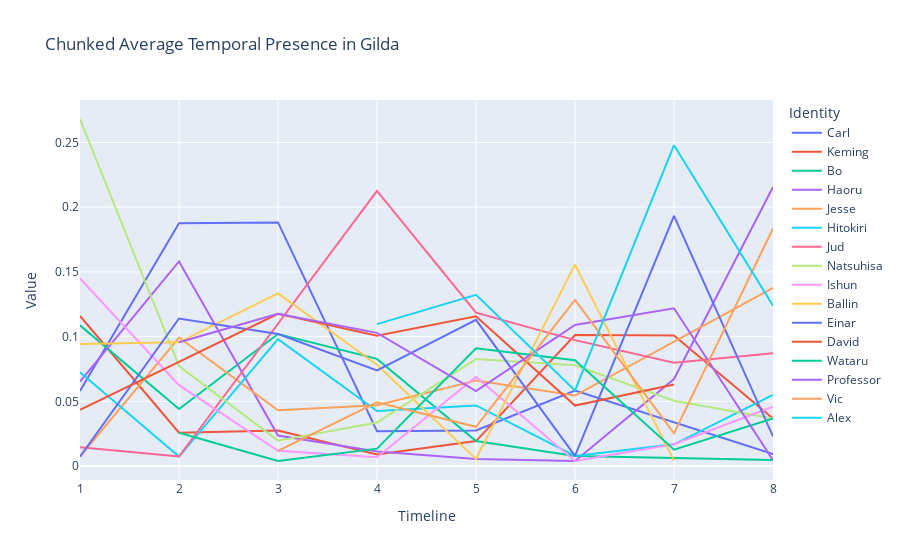

The code cell stored with this chart in its notebook:
### Markdown cell above
### CHUNKED PRESENCE

### Code cell
CHUNKING = 7

# User plotly to visualize something

import plotly.express as px
import pandas as pd

# Load all csv files in csv/
import glob
import os

csv_files = glob.glob("csv/*.csv")
# Convert all entries to structured data with attribute 0 as frame number, 1 as Face Box, and 5 as Identity
# Skip first two lines of each file
# Skip rows where Identity is N/A

USE_GENERAL_NAMES = True
USE_GENDER_NAMES = False

USE_AVERAGE = True

IGNORE_MINOR_CHARACTERS = True

FILM_FRAME_TOTALS = {
	"Cliff": 2097,
	"Our Village": 2377,
	"Diary of Nurse": 2297,
	"Sabrina": 2751,
	"The Man from Laramie": 2477,
	"Human Desire": 2200,
	"Chikamatsu Story": 2460,
	"Black River": 2552,
	"Duel in the Sun": 3207,
	"Gilda": 2652,
	"Jigoku Mon": 2151,
	"Kurutta Kajitsu": 2076,
	"Notorious": 2433,
	"Oklahoma": 3577,
	"Vikings": 2740,
	"Waves of Life": 2465
}

RIVALS = ["Keming", "Professor Yuan", "Haoru", "David", "Vic", "Carl", "Ishun", "Hitokiri Joe", "Natsuhisa", "Bo Kang", "Wataru", "Jud", "Alex Sebastian", "Ballin", "Einar", "Jesse"]
MALES = ["Zhanwu", "Fan Jun", "Changping", "Linus", "Will", "Jeff", "Mohei", "Nishida", "Haruji", "Jin Zhang", "Moritoo", "Curly", "Devlin", "Johnny", "Eric", "Lewt"]
LADIES = ["Shuzhen", "Fang Qing", "Suhua", "Sabrina", "Barbara", "Vicki", "Osan", "Shizuko", "Eri", "Ye Suping", "Kesa", "Laurey", "Alicia", "Gilda", "Morgana", "Pearl"]

PROTAGONISTS = ["Zhanwu", "Fang Qing", "Suhua", "Sabrina", "Will", "Jeff", "Mohei", "Nishida", "Haruji", "Jin Zhang", "Moritoo", "Curly", "Alicia", "Johnny", "Eric", "Pearl"]
LOVES = ["Shuzhen", "Fan Jun", "Changping", "Linus", "Barbara", "Vicki", "Osan", "Shizuko", "Eri", "Ye Suping", "Kesa", "Laurey", "Devlin", "Gilda", "Morgana", "Lewt"]

def find_section(range_start, range_end, num_sections, value):
    """
    Given a range [range_start, range_end], this function splits it into
    num_sections and returns which section (1-based index) the value falls into.

    :param range_start: The start of the range (inclusive).
    :param range_end: The end of the range (inclusive).
    :param num_sections: Number of sections to divide the range into.
    :param value: The value for which we want to determine the section index.
    :return: The section index (1-based) where the value fits.
    """
    # Handle edge cases, e.g., if value < range_start or value > range_end
    if value <= range_start:
        return 1
    if value >= range_end:
        return num_sections

    # Compute the size of each section
    section_size = (range_end - range_start) / num_sections

    # Determine which section the value falls into using integer division
    section_index = int((value - range_start) // section_size) + 1

    # Make sure the section index doesn't exceed num_sections
    if section_index > num_sections:
        section_index = num_sections

    return section_index

def get_name(name):
	if USE_GENDER_NAMES:
		if name in MALES:
			name = "Male"
		elif name in LADIES:
			name = "Female"
	else:
		if name in PROTAGONISTS:
			name = "Protagonist"
		elif name in LOVES:
			name = "Love"
	return name

data = []
chunks = []
chunk_totals = []
for i in range(CHUNKING + 1):
	chunk_totals.append(0)
for i in range(CHUNKING + 1):
	chunks.append({})

for file in csv_files:
	with open(file) as f:
		lines = f.readlines()[2:]
		for line in lines:
			line = line.split(",")
			if line[5] != "\"N/A\"":
				# Att 3 is frame numbder / film's total frames (the film is the name of the current csv file)
				total = FILM_FRAME_TOTALS[os.path.basename(file)[:-4]]
				frame = int(line[0][1:][:-1])
				name = line[5][1:][:-1]
				if USE_GENERAL_NAMES:
					if name in RIVALS:
						name = "Rival"
					name = get_name(name)
				if IGNORE_MINOR_CHARACTERS:
					if USE_GENERAL_NAMES:
						if name not in ["Rival", "Protagonist", "Female", "Male", "Love"]:
							continue
					else:
						if name not in RIVALS:
							if name not in PROTAGONISTS:
								if name not in LOVES:
									continue
				time = find_section(0, total, CHUNKING, frame)
				# the chunk array time participant is a dictionary of the participants in that chunk
				chunk_totals[time] += 1
				if name not in chunks[time]:
					chunks[time][name] = 0
				chunks[time][name] += 1
				#data.append([frame, line[1], name, time])

for i in range(CHUNKING):
	for name in chunks[i]:
		if USE_AVERAGE:
			data.append([i, name, chunks[i][name] / chunk_totals[i]])
		else:
			data.append([i, name, chunks[i][name]])

df = pd.DataFrame(data, columns=["Timeline", "Identity", "Value"])
df["Identity"] = df["Identity"].astype(str)
df["Identity"] = df["Identity"].apply(lambda x: x.split(" ")[0])

# Create a scatter plot of the data
fig = px.line(df, x="Timeline", y="Value", color="Identity", title="Chunked Average Temporal Presence in Gilda")
fig.show()

### Figure 1 — Plotly figure (JSON) as saved in the notebook; plotly's stock layout.template omitted (floating-point values rounded to 4 significant figures)
{"data": [{"hovertemplate": "Identity=Carl<br>Timeline=%{x}<br>Value=%{y}<extra></extra>", "legendgroup": "Carl", "line": {"color": "#636efa", "dash": "solid"}, "marker": {"symbol": "circle"}, "mode": "lines", "name": "Carl", "orientation": "v", "showlegend": true, "type": "scatter", "x": [1, 2, 3, 4, 5, 6, 8], "xaxis": "x", "y": [0.05797, 0.1875, 0.1882, 0.02685, 0.02755, 0.05837, 0.009174], "yaxis": "y"}, {"hovertemplate": "Identity=Keming<br>Timeline=%{x}<br>Value=%{y}<extra></extra>", "legendgroup": "Keming", "line": {"color": "#EF553B", "dash": "solid"}, "marker": {"symbol": "circle"}, "mode": "lines", "name": "Keming", "orientation": "v", "showlegend": true, "type": "scatter", "x": [1, 2, 3, 4, 5, 6, 7, 8], "xaxis": "x", "y": [0.1159, 0.02574, 0.02745, 0.008949, 0.01928, 0.1012, 0.1008, 0.0367], "yaxis": "y"}, {"hovertemplate": "Identity=Bo<br>Timeline=%{x}<br>Value=%{y}<extra></extra>", "legendgroup": "Bo", "line": {"color": "#00cc96", "dash": "solid"}, "marker": {"symbol": "circle"}, "mode": "lines", "name": "Bo", "orientation": "v", "showlegend": true, "type": "scatter", "x": [1, 2, 3, 4, 5, 6, 8], "xaxis": "x", "y": [0.1087, 0.04412, 0.102, 0.08277, 0.01928, 0.007782, 0.004587], "yaxis": "y"}, {"hovertemplate": "Identity=Haoru<br>Timeline=%{x}<br>Value=%{y}<extra></extra>", "legendgroup": "Haoru", "line": {"color": "#ab63fa", "dash": "solid"}, "marker": {"symbol": "circle"}, "mode": "lines", "name": "Haoru", "orientation": "v", "showlegend": true, "type": "scatter", "x": [1, 2, 3, 4, 5, 6, 7, 8], "xaxis": "x", "y": [0.06522, 0.1581, 0.02353, 0.01119, 0.00551, 0.003891, 0.06723, 0.2156], "yaxis": "y"}, {"hovertemplate": "Identity=Jesse<br>Timeline=%{x}<br>Value=%{y}<extra></extra>", "legendgroup": "Jesse", "line": {"color": "#FFA15A", "dash": "solid"}, "marker": {"symbol": "circle"}, "mode": "lines", "name": "Jesse", "orientation": "v", "showlegend": true, "type": "scatter", "x": [1, 2, 3, 4, 5, 6, 8], "xaxis": "x", "y": [0.007246, 0.09926, 0.04314, 0.04698, 0.06612, 0.05447, 0.1376], "yaxis": "y"}, {"hovertemplate": "Identity=Hitokiri<br>Timeline=%{x}<br>Value=%{y}<extra></extra>", "legendgroup": "Hitokiri", "line": {"color": "#19d3f3", "dash": "solid"}, "marker": {"symbol": "circle"}, "mode": "lines", "name": "Hitokiri", "orientation": "v", "showlegend": true, "type": "scatter", "x": [1, 2, 3, 4, 5, 6, 7, 8], "xaxis": "x", "y": [0.07246, 0.007353, 0.09804, 0.04251, 0.04683, 0.007782, 0.01681, 0.05505], "yaxis": "y"}, {"hovertemplate": "Identity=Jud<br>Timeline=%{x}<br>Value=%{y}<extra></extra>", "legendgroup": "Jud", "line": {"color": "#FF6692", "dash": "solid"}, "marker": {"symbol": "circle"}, "mode": "lines", "name": "Jud", "orientation": "v", "showlegend": true, "type": "scatter", "x": [1, 2, 4, 5, 6, 7, 8], "xaxis": "x", "y": [0.01449, 0.007353, 0.2125, 0.1185, 0.09728, 0.07983, 0.08716], "yaxis": "y"}, {"hovertemplate": "Identity=Natsuhisa<br>Timeline=%{x}<br>Value=%{y}<extra></extra>", "legendgroup": "Natsuhisa", "line": {"color": "#B6E880", "dash": "solid"}, "marker": {"symbol": "circle"}, "mode": "lines", "name": "Natsuhisa", "orientation": "v", "showlegend": true, "type": "scatter", "x": [1, 2, 3, 4, 5, 6, 7, 8], "xaxis": "x", "y": [0.2681, 0.07721, 0.01961, 0.03356, 0.08264, 0.07782, 0.05042, 0.0367], "yaxis": "y"}, {"hovertemplate": "Identity=Ishun<br>Timeline=%{x}<br>Value=%{y}<extra></extra>", "legendgroup": "Ishun", "line": {"color": "#FF97FF", "dash": "solid"}, "marker": {"symbol": "circle"}, "mode": "lines", "name": "Ishun", "orientation": "v", "showlegend": true, "type": "scatter", "x": [1, 2, 3, 4, 5, 6, 7, 8], "xaxis": "x", "y": [0.1449, 0.0625, 0.01176, 0.006711, 0.06887, 0.003891, 0.01681, 0.04587], "yaxis": "y"}, {"hovertemplate": "Identity=Ballin<br>Timeline=%{x}<br>Value=%{y}<extra></extra>", "legendgroup": "Ballin", "line": {"color": "#FECB52", "dash": "solid"}, "marker": {"symbol": "circle"}, "mode": "lines", "name": "Ballin", "orientation": "v", "showlegend": true, "type": "scatter", "x": [1, 2, 3, 4, 5, 6, 7], "xaxis": "x", "y": [0.0942, 0.09559, 0.1333, 0.0783, 0.00551, 0.1556, 0.004202], "yaxis": "y"}, {"hovertemplate": "Identity=Einar<br>Timeline=%{x}<br>Value=%{y}<extra></extra>", "legendgroup": "Einar", "line": {"color": "#636efa", "dash": "solid"}, "marker": {"symbol": "circle"}, "mode": "lines", "name": "Einar", "orientation": "v", "showlegend": true, "type": "scatter", "x": [1, 2, 3, 4, 5, 6, 7, 8], "xaxis": "x", "y": [0.007246, 0.114, 0.102, 0.07383, 0.1129, 0.007782, 0.1933, 0.02294], "yaxis": "y"}, {"hovertemplate": "Identity=David<br>Timeline=%{x}<br>Value=%{y}<extra></extra>", "legendgroup": "David", "line": {"color": "#EF553B", "dash": "solid"}, "marker": {"symbol": "circle"}, "mode": "lines", "name": "David", "orientation": "v", "showlegend": true, "type": "scatter", "x": [1, 3, 4, 5, 6, 7], "xaxis": "x", "y": [0.04348, 0.1176, 0.1007, 0.1157, 0.04669, 0.06303], "yaxis": "y"}, {"hovertemplate": "Identity=Wataru<br>Timeline=%{x}<br>Value=%{y}<extra></extra>", "legendgroup": "Wataru", "line": {"color": "#00cc96", "dash": "solid"}, "marker": {"symbol": "circle"}, "mode": "lines", "name": "Wataru", "orientation": "v", "showlegend": true, "type": "scatter", "x": [2, 3, 4, 5, 6, 7, 8], "xaxis": "x", "y": [0.02574, 0.003922, 0.01342, 0.09091, 0.08171, 0.01261, 0.0367], "yaxis": "y"}, {"hovertemplate": "Identity=Professor<br>Timeline=%{x}<br>Value=%{y}<extra></extra>", "legendgroup": "Professor", "line": {"color": "#ab63fa", "dash": "solid"}, "marker": {"symbol": "circle"}, "mode": "lines", "name": "Professor", "orientation": "v", "showlegend": true, "type": "scatter", "x": [2, 3, 4, 5, 6, 7, 8], "xaxis": "x", "y": [0.09559, 0.1176, 0.1029, 0.05785, 0.1089, 0.1218, 0.004587], "yaxis": "y"}, {"hovertemplate": "Identity=Vic<br>Timeline=%{x}<br>Value=%{y}<extra></extra>", "legendgroup": "Vic", "line": {"color": "#FFA15A", "dash": "solid"}, "marker": {"symbol": "circle"}, "mode": "lines", "name": "Vic", "orientation": "v", "showlegend": true, "type": "scatter", "x": [3, 4, 5, 6, 7, 8], "xaxis": "x", "y": [0.01176, 0.04922, 0.0303, 0.1284, 0.02521, 0.1835], "yaxis": "y"}, {"hovertemplate": "Identity=Alex<br>Timeline=%{x}<br>Value=%{y}<extra></extra>", "legendgroup": "Alex", "line": {"color": "#19d3f3", "dash": "solid"}, "marker": {"symbol": "circle"}, "mode": "lines", "name": "Alex", "orientation": "v", "showlegend": true, "type": "scatter", "x": [4, 5, 6, 7, 8], "xaxis": "x", "y": [0.1096, 0.1322, 0.05837, 0.2479, 0.1239], "yaxis": "y"}], "layout": {"legend": {"title": {"text": "Identity"}, "tracegroupgap": 0}, "title": {"text": "Chunked Average Temporal Presence in Gilda"}, "xaxis": {"anchor": "y", "domain": [0, 1], "title": {"text": "Timeline"}}, "yaxis": {"anchor": "x", "domain": [0, 1], "title": {"text": "Value"}}}}
